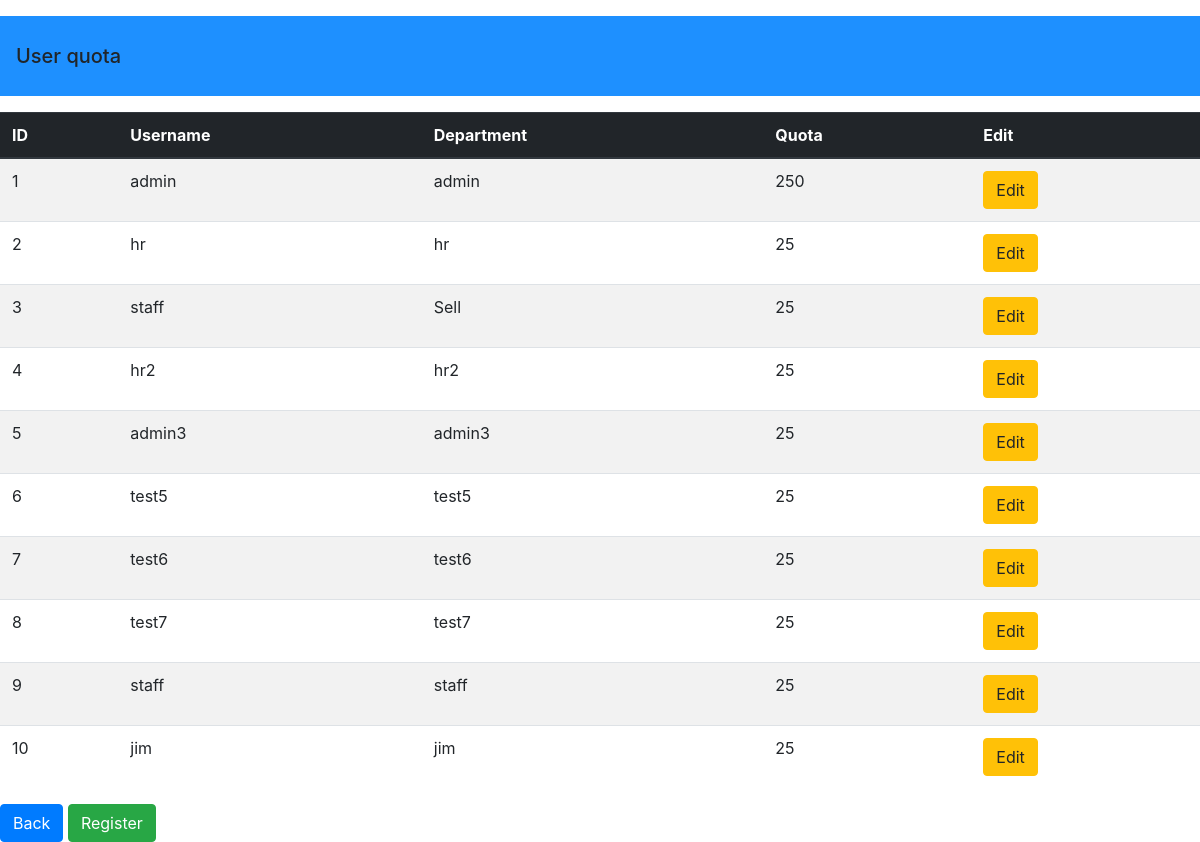
Page /list_of_user.php on the committed database.
### tables this page shows
CREATE TABLE `user` (
  `User_ID` int(8) NOT NULL,
  `User_FNAME` varchar(45) NOT NULL,
  `User_LName` varchar(45) NOT NULL,
  `User_Gender` varchar(6) NOT NULL,
  `User_DOB` date NOT NULL,
  `User_Department` varchar(25) NOT NULL,
  `User_Position` varchar(25) NOT NULL,
  `User_Email` varchar(25) NOT NULL,
  `User_Tel` varchar(25) NOT NULL,
  `User_Address` text NOT NULL,
  `User_Username` varchar(25) NOT NULL,
  `User_Password` varchar(25) NOT NULL,
  `User_Quota` int(16) NOT NULL
);

### list_of_user.php (the view, shortened to what this page needs)
<?php require_once('connect.php'); ?>
  <head>
    <link rel="stylesheet" href="https://maxcdn.bootstrapcdn.com/bootstrap/4.0.0/css/bootstrap.min.css">
  </head>
  <body>
	<nav class="navbar" style ='height:80px; background-color: dodgerblue;'>
	<span class="navbar-brand mb-0 h1">User quota</span>
	</nav>
  </body>
</html>
<div class="mx-auto" >
<table class="table table-striped">
<thead class="thead-dark">
                <tr>
                    <th>ID</th>
                    <th>Username</th>
                    <th>Department</th>
                    <th>Quota</th>
                    <th>Edit</th>
                </tr>
                </thead>
<?php
$sql = 'SELECT User_ID,User_Username,User_Department,User_Quota FROM `user`';
          $result=$mysqli->query($sql);
          while($row=$result->fetch_array()){
            echo "<tr>";
                echo "<td>".$row['User_ID']."</td>";
                echo "<td>".$row['User_Username']."</td>";
                echo "<td>".$row['User_Department']."</td>";
                echo "<td>".$row['User_Quota']."</td>";?>
                <td><a class='btn btn-warning' href ="admin_edit_profile.php?uid=<?php echo $row['User_ID']?>"> Edit</a></td>
            </tr>
            <?php
              }
              ?>
            </table>
            <a class ='btn btn-primary' href ='main.php'>Back</a>
            <a class ='btn btn-success' href ='register_user.php'>Register</a>
</div>

### rows in the picture
user: User_ID "1", User_Username "admin", User_Department "admin", User_Quota "250"
user: User_ID "2", User_Username "hr", User_Department "hr", User_Quota "25"
user: User_ID "3", User_Username "staff", User_Department "Sell", User_Quota "25"
user: User_ID "4", User_Username "hr2", User_Department "hr2", User_Quota "25"
user: User_ID "5", User_Username "admin3", User_Department "admin3", User_Quota "25"
user: User_ID "6", User_Username "test5", User_Department "test5", User_Quota "25"
user: User_ID "7", User_Username "test6", User_Department "test6", User_Quota "25"
user: User_ID "8", User_Username "test7", User_Department "test7", User_Quota "25"
user: User_ID "9", User_Username "staff", User_Department "staff", User_Quota "25"
user: User_ID "10", User_Username "jim", User_Department "jim", User_Quota "25"
